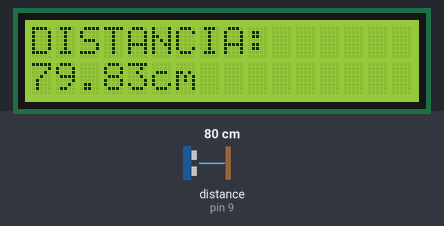
The sketch below on a simulated Arduino Uno, built with avr-gcc and run on an emulated ATmega328P. Parts: 16×2 character LCD. Wiring (inferred from the names in the program): ultrasonic range finder: trigger pin 10; echo pin 9. The inputs (shaded band) are chosen by the test bench; at power-on: distance to the obstacle (sensor on pin 9) 80 cm. The echo pulse lasts 58.3 µs per cm.

Above: at 1.2 s.
1.3 s: distance to the obstacle (sensor on pin 9) set to 4 cm
At 2.1 s:
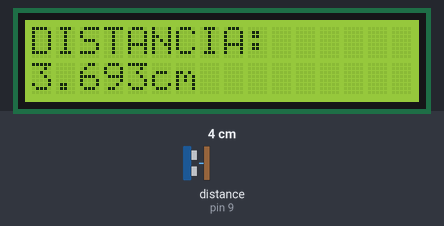
2.8 s: distance to the obstacle (sensor on pin 9) set to 18 cm
At 2.82 s:
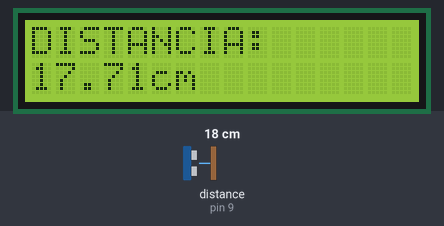
4.3 s: distance to the obstacle (sensor on pin 9) set to 120 cm
At 5.6 s:
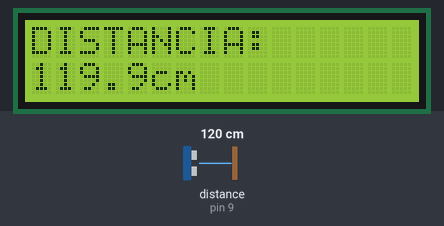

The sketch:

LCD_SENSOR_ULTRASONIDO.ino
```cpp
#include <LiquidCrystal.h>
LiquidCrystal lcd(12,11,5,4,3,2);
int trig=10;
int echo=9;
int duracion;
float distancia;

void setup() {
pinMode(trig,OUTPUT);
pinMode(echo,INPUT);
lcd.begin(16,2);
lcd.setCursor(0,0);
lcd.print("DISTANCIA:");
}

void loop() {
digitalWrite(trig,HIGH);
delay(1);
digitalWrite(trig,LOW);
duracion=pulseIn(echo,HIGH);
distancia=duracion/58.2;
lcd.setCursor(0,1);
lcd.print(distancia);
lcd.setCursor(5,1);
lcd.print("cm");
}
```

Measured:
- after the input at 1.3 s, the display: changes at once (image 1)
- after the input at 2.8 s, the display: changes at once (image 2)
- after the input at 4.3 s, the display: first differs from a run without the input at once (image 3)
